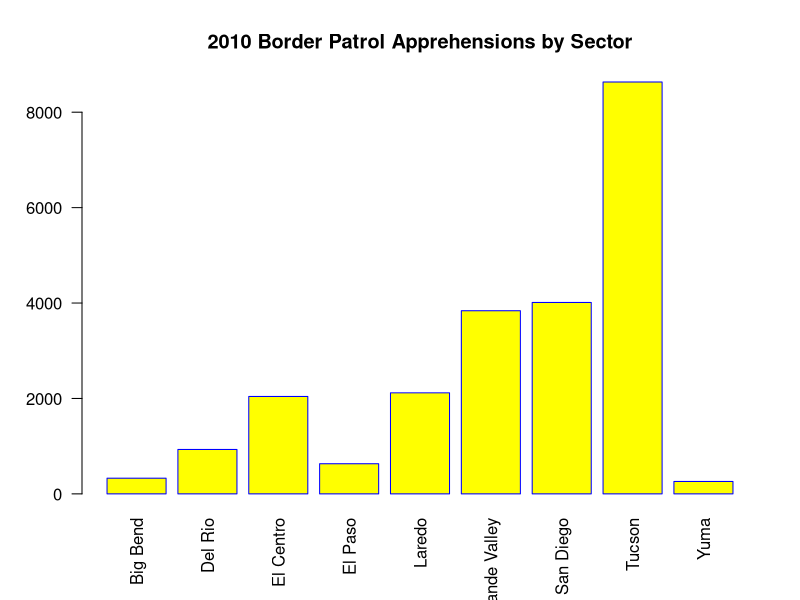
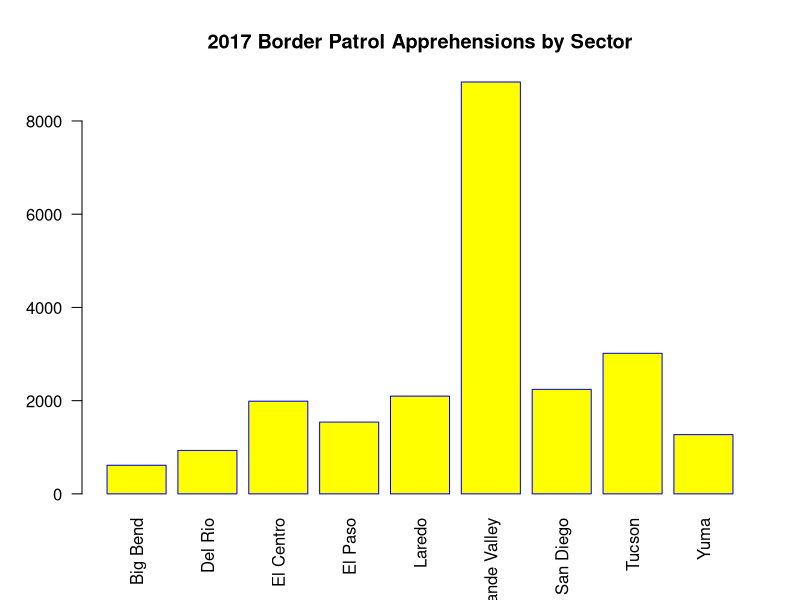
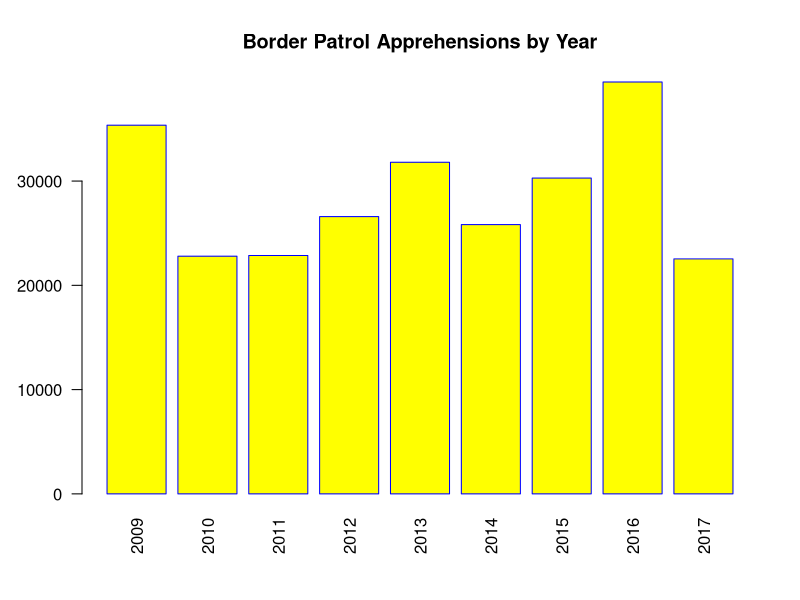
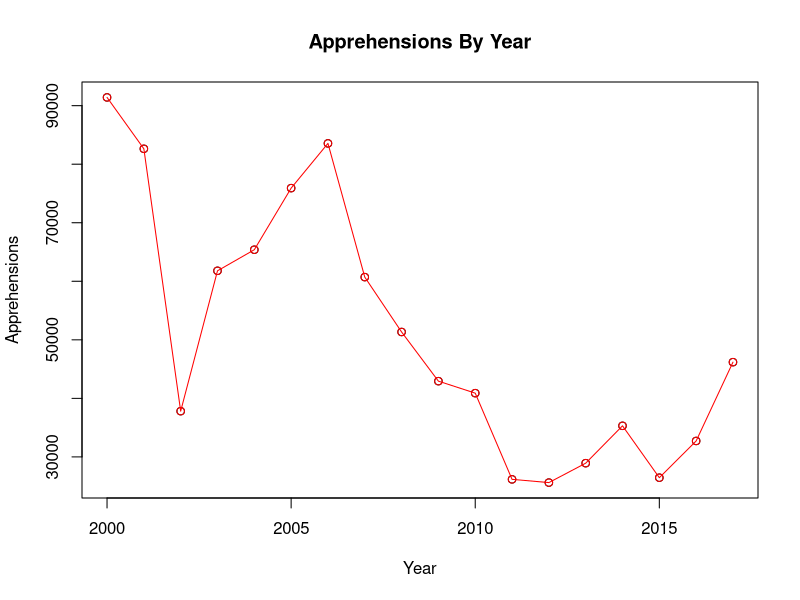
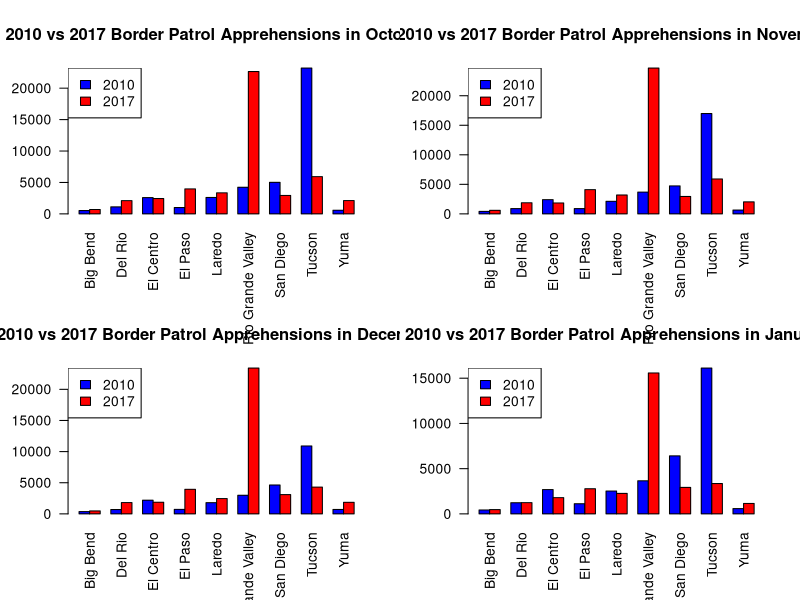
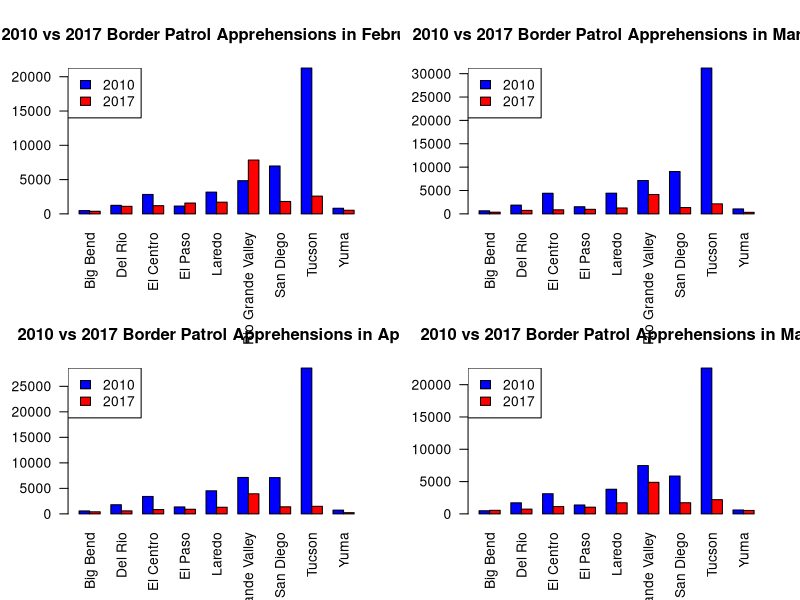
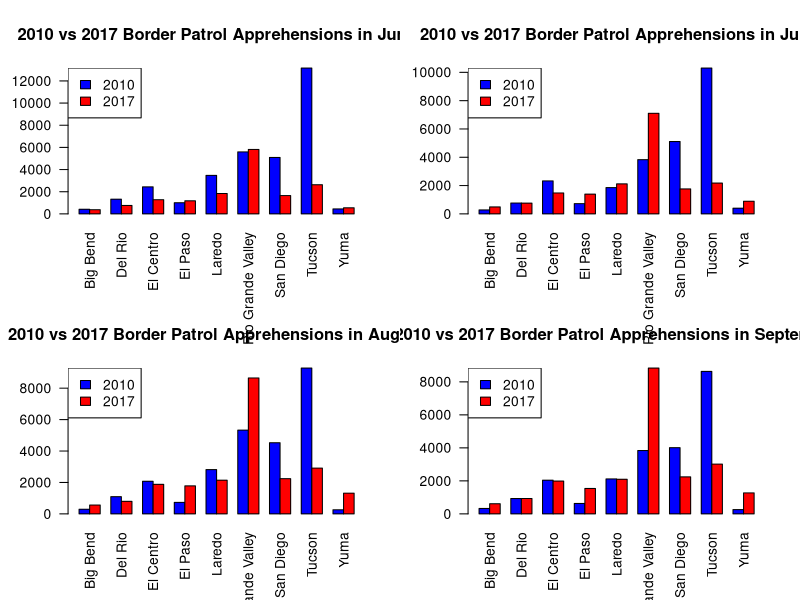
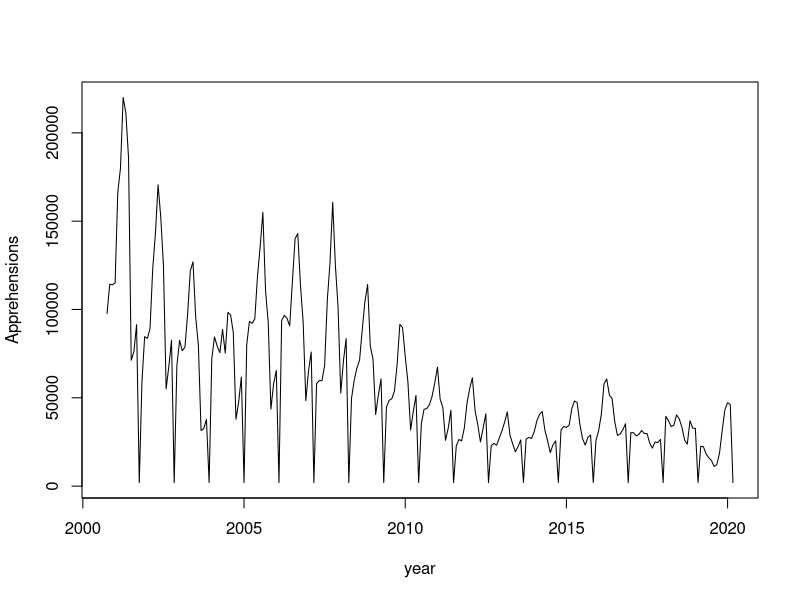

R code for these plots, in order:
## ---- chunk 1
## Reading in Data
BP2010 <- read.csv("BP Apprehensions 2010.csv", header = TRUE, stringsAsFactors = FALSE)
PB2017 <- read.csv("PB Apprehensions 2017.csv", header = TRUE, stringsAsFactors = TRUE)
PBmonthly <- read.csv("monthly_sum.csv", header = TRUE, stringsAsFactors = TRUE)
rownames(PBmonthly) <- PBmonthly[,1]

## Displaying Data By Sector
rownames(BP2010) <- BP2010[,1]
x <- barplot(BP2010[1:9,13], names.arg = rownames(BP2010)[1:9],
        las=2,
        axisnames=TRUE,
        main="2010 Border Patrol Apprehensions by Sector",
        border="blue",
        col="yellow")

rownames(PB2017) <- PB2017[,1]
barplot(PB2017[1:9,13], names.arg = rownames(PB2017)[1:9],
        las=2,
        axisnames=TRUE,
        main="2017 Border Patrol Apprehensions by Sector",
        border="blue",
        col="yellow")

##Display Data By Year
barplot(rev(PBmonthly[1:9,13]), names.arg = rev(rownames(PBmonthly)[1:9]),
        las=2,
        axisnames=TRUE,
        main="Border Patrol Apprehensions by Year",
        border="blue",
        col="yellow")

## T-test for Tucson in 2010 and Rio Grande Valley in 2017
t2010 <- t(BP2010)
t2017 <- t(PB2017)
t.test(as.numeric(t2010[2:13, 8]), as.numeric(t2017[2:13, 6]))

plot (PBmonthly$year,PBmonthly$October, xlab = "Year", ylab = "Apprehensions", type = "p", main = "Apprehensions By Year")
lines(PBmonthly$year,PBmonthly$October, col = "red")
points(PBmonthly$year,PBmonthly$October, col = "red")












## Creates a 2 x 9 matrix from the 2010 data and 2017 for specified month
sideBySideMatrix <- function(month){
  matrix(c(BP2010[1:9,month], PB2017[1:9,month]), nrow = 2, byrow = TRUE)
}

## Creates the barplot for a given month
sideBySideBarPlot <- function(month, monthString){
  barplot(sideBySideMatrix(month), names.arg = rownames(BP2010),
          las=2,
          axisnames=TRUE,
          beside=TRUE,
          col=c("blue", "red"),
          main = paste("2010 vs 2017 Border Patrol Apprehensions in", monthString, sep=" "))
  legend("topleft", 
       c("2010", "2017"), 
       fill = c("blue", "red"))
}

## Creates the side by side bar plots for each month
par(mfrow=c(2,2))
sideBySideBarPlot(2, "October")
sideBySideBarPlot(3, "November")
sideBySideBarPlot(4, "December")
sideBySideBarPlot(5, "January")
sideBySideBarPlot(6, "February")
sideBySideBarPlot(7, "March")
sideBySideBarPlot(8, "April")
sideBySideBarPlot(9, "May")
sideBySideBarPlot(10, "June")
sideBySideBarPlot(11, "July")
sideBySideBarPlot(12, "August")
sideBySideBarPlot(13, "September")

par(mfrow=c(1,1))
x <- as.vector(t(PBmonthly))
y <- ts(rev(x), start = c(2000, 10), frequency = 12)
ts.plot(y, gpars=list(xlab="year", ylab="Apprehensions", lty=c(1:3)))
